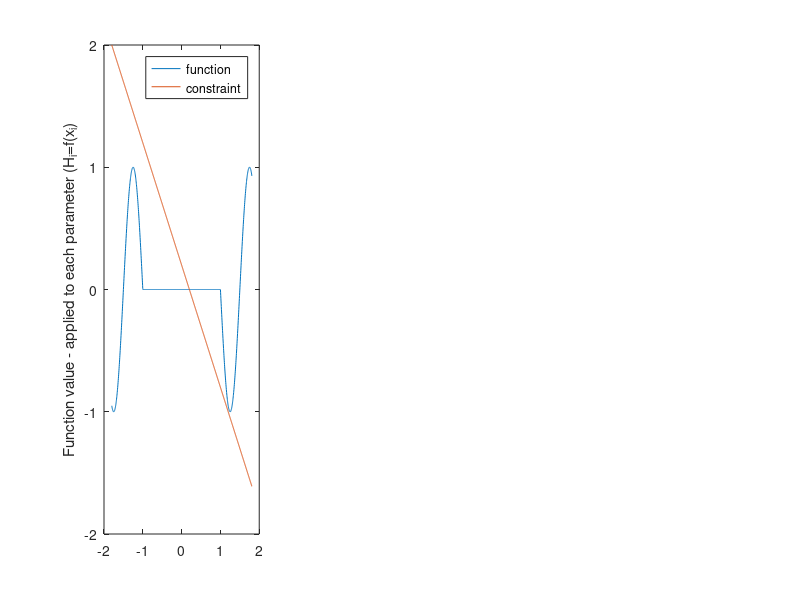

Reproduce this figure in MATLAB. (Note: this script raises an error after producing the figure.)
% Presentation of the multiple-degenerate type example

foo=@(ax) [sin((abs(ax+1)-abs(ax-1)-2*ax)*pi);-sum(ax,1)+0.2;];

ax=linspace(-1.8,1.81,1000);
figure(1),clf,
subplot(1,3,1)
plot(ax,foo(ax))
legend({'function', 'constraint'}, 'Location', 'northeast')

ylabel('Function value - applied to each parameter (H_i=f(x_i)')
hold on

mdbmoptions=mdbmset();
mdbmoptions.zerotreshold=1e-10;
mdbmoptions.refinetype='object';
mdbmoptions.isconstrained=1;
mdbmoptions.interporder=1;


ax=[];
for k=1:3 %increaseing the parameter dimension
    ax(k).val=linspace(-1.8,1.81,5);
    
    subplot(1,3,k)
    hold on
    mdbm_sol=mdbm(ax,foo,5-k,mdbmoptions);
    
    plotobject=plot_mdbm(mdbm_sol,[],[],0:2);
    set(plotobject,'LineWidth',0.5)
    if k==3
        view(110,27)
%         shading interp
    end
end
